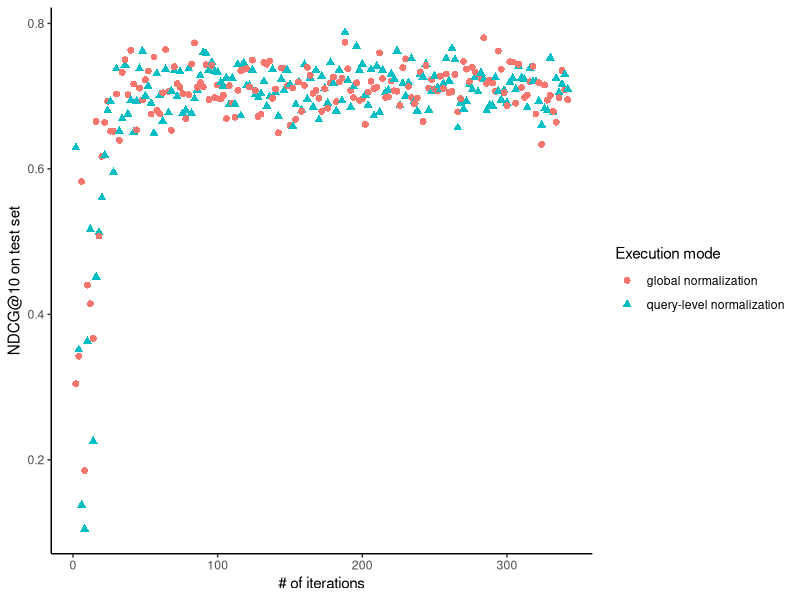

The R script that drew this image:
setwd("C:/Git-data/Afstuderen/implementation/RankLib/")
library(ggplot2)
library(mgcv)
library(stringr)
library(scales)
measure = read.csv("normalization_measurements_LETOR3.csv") # read csv file
measure = measure[measure$dataset=='HP2003',]

d <- ggplot(data=measure, aes(x=iters, y=ndcg, colour=norm, shape=norm))
d <- d + geom_point(size=2) + 
	theme_bw() + 
	theme(
		panel.grid.major = element_blank(),
		panel.grid.minor = element_blank(),
		panel.border     = element_blank(),
		panel.background = element_blank(),
		axis.line = element_line(color='black')
	) +
	xlab("# of iterations") +
	ylab("NDCG@10 on test set") +
	labs(colour = "Execution mode", shape = "Execution mode") 
ggplot_build(d)